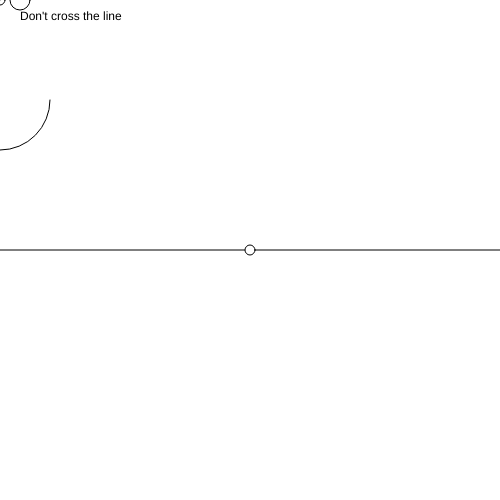
Frame 1 (no input)
Frame 60 (no input): identical to frame 1, image omitted
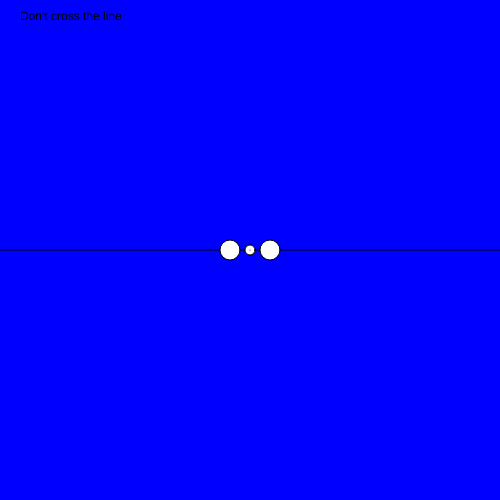
Frame 120 (the mouse pressed at the canvas centre since frame 60)

The p5.js sketch that drew these frames (run headless with seeded random() and noise() and a simulated clock; from frame 60 on, the mouse is pressed at the canvas centre):

// p5.js sketch
// ── sketch.js
//var currentWidth = width; will not work outside of p5 functions
//var currentHeight = height; will not work outside of p5 functions

//Global variables are available everywhere
var backgroundColor = "white";
var eyePosX = 0;
var eyePosY = 0;
var eyeOffset = 20;
var eyeSize = 20;

var instruction = "Don't cross the line";

function setup() {
  // put setup code here
  createCanvas(500,500);
  eyePosX = width/2;
  eyePosY = 100;

}

function draw() {
  // put drawing code here
  background(backgroundColor);
  text(instruction,20,20);
  line(0,height/2,width,height/2);
  eyePosX = mouseX;
  eyePosY = mouseY;
  ellipse(width/2,height/2,10,10);
  ellipse(mouseX,mouseY,10,10);
  point(eyePosX,eyePosY);
  ellipse(eyePosX - eyeOffset,eyePosY,eyeSize,eyeSize);
  ellipse(eyePosX + eyeOffset, eyePosY, eyeSize, eyeSize);


if(mouseY > height/2){
//run this code
console.log("Below line");
angleMode(DEGREES);
arc(eyePosX,eyePosY + 100,100,100,180,0);
}

if(mouseY < height/2){
  console.log("Above line");
  angleMode(DEGREES);
  arc(eyePosX,eyePosY + 100,100,100,0,180);

}
}

//end of draw loop

function mousePressed(){
backgroundColor = "blue";
}

function mouseReleased(){
backgroundColor = "white";
}

function keyPressed(){
  console.log("letter: " + key + "keyCode: " + keyCode);
  if(key == 'a'){
    console.log("the letter is a");
  }else if (key == 'b'){
    backgroundColor = "blue";
  }else if (key == 'r'){
    backgroundColor = "red";
  }else{
    backgroundColor = "green";  
  }

if(keyCode == 65){
  console.log("the keycode is a");
}
}
